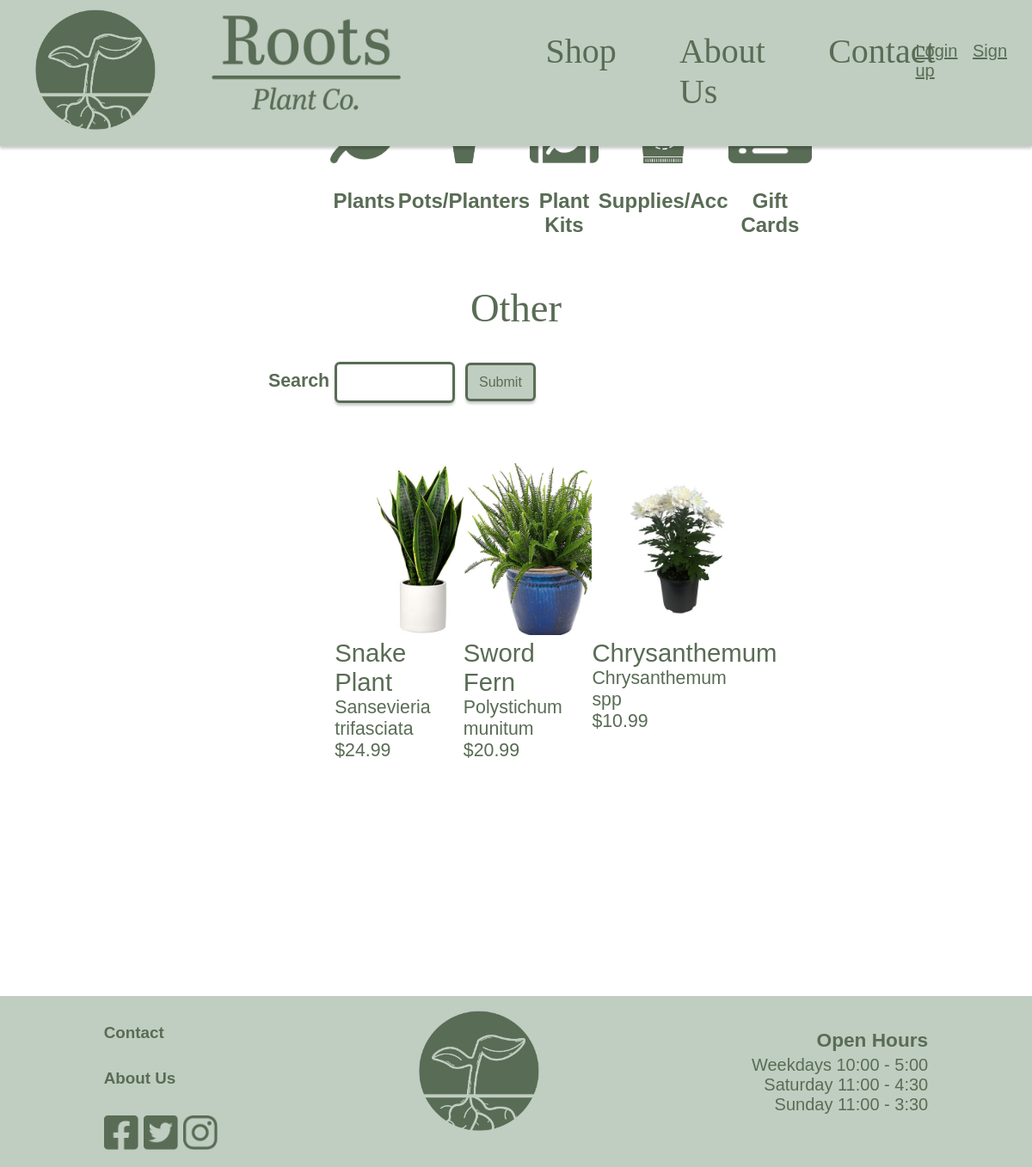
The app's page /shopPlantsFlowersOther with its own data.
### Website/models.py (models this page shows)
class ShopProducts(db.Model):
    __tablename__ = 'shopProducts'
    id = db.Column(db.Integer, primary_key=True)
    name = db.Column(db.String(150), nullable=False) #Is required
    summary = db.Column(db.String(500), nullable=True)
    description = db.Column(db.String(1000), nullable=True)
    price = db.Column(db.Integer, nullable=False) #Is required
    stock = db.Column(db.Integer, nullable=False) #Is required
    category = db.Column(db.String(150), nullable=False) #Is required
    subCategory = db.Column(db.String(150), nullable=True)
    subSubCategory = db.Column(db.String(150), nullable=True)
    imageUrl = db.Column(db.String(150), nullable=False) #Is required
    userId = db.Column(db.Integer, db.ForeignKey('user.id'))

### Website/views.py (the view)
@views.route('/shopPlantsFlowersOther', methods=['GET', 'POST'])
def shopPlantsFlowersOther():
    form, products = getShopProducts()
    return render_template('shopPlantsFlowersOther.html', user=current_user, products=products, form=form)

### Website/forms.py
class SearchForm(FlaskForm):
    search = StringField('Search')
    submit = SubmitField('Submit')

### Website/views.py (called while the page is built)
def getShopProducts():
    form = SearchForm()
    products = []
    if request.method == 'POST':
        if form.validate_on_submit():
            search_term = form.search.data
        if not search_term:
            flash('Please enter a search term', category='error')
        else:
            search_term = search_term.strip()
            search_words = search_term.split()
            products = ShopProducts.query.filter(
                (ShopProducts.name.contains(search_term)) |
                (ShopProducts.category.contains(search_term)) |
                (ShopProducts.summary.contains(search_term)) |
                db.or_(*[ShopProducts.description.contains(word) for word in search_words])
            ).all()
            if not products:
                flash('No products found', category='error')
    else:
        products = ShopProducts.query.all()
    return form, products

### Website/templates/shopPlantsFlowersOther.html (shortened to what this page needs)
{% extends "shop.html" %}
{% block categoryTitle %}
<h1 class="title">Other</h1>
{% endblock %}
{% block productDisplay %}
    <div class="flexContainer">
        {% for product in products %}
        {% if product.subSubCategory == "Other" %}
        <div class="flexBox">
            <a href = "/product/{{product.id}}">
            <div class="productImage">
                <img src="{{ url_for('static', filename='img/' + product.imageUrl) }}" width="200" alt="Plant image">
            </div>
            <div class="productName">
                {{ product.name }}
            </div>
            <div class="productSummary">
                {{ product.summary }}
            </div>
            <div class="productPrice">
                ${{ product.price }}
            </div>
        </a>
        </div>
        {% endif %}
        {% endfor %}
    </div>
</div>
{% endblock %}

### Website/static/css/navBase.css (style rules this page uses)
body, html { margin: 0%; padding: 0%; background-image: url(/static/background.jpg); background-size: cover; background-attachment: fixed; background-position: center; background-repeat: no-repeat; }

### Website/static/css/shopPage.css (style rules this page uses)
.search input#submit { background-color: #C0CEC1; border: 3px solid #596C55; border-radius: 6px; font-family: "brandon-grotesque", sans-serif; font-weight: 400; font-style: normal; color: #596C55; font-size: 12pt; box-shadow: 0px 3px 3px rgba(0, 0, 0, 0.2); padding-left: 2%; padding-right: 2%; margin-left: 1%; height: 45px; }
.search input#search { width: 20%; height: 40px; border: 3px solid #596C55; border-radius: 6px; box-shadow: 0px 3px 3px rgba(0, 0, 0, 0.2); }
.title { font-family: abril-titling, serif; font-style: normal; font-weight: 400; color: #596C55; font-size: 35pt; text-align: center; }
.flexContainer { width: 100%; height: auto; display: flex; flex-wrap: wrap; flex-direction: row; justify-content: center; box-sizing: border-box; margin: 0%; padding: 10px; }
.flexBox { width: 18%; height: auto; text-align: left; margin: 2%; }
.flexBox a { text-decoration: none; }
.productName { font-family: "brandon-grotesque", sans-serif; font-weight: 400; font-style: normal; color: #596C55; font-size: 22pt; text-decoration: none; margin-bottom: 0%; }
.productSummary { font-family: "brandon-grotesque", sans-serif; font-weight: 400; font-style: normal; color: #596C55; font-size: 16pt; text-decoration: none; margin-top: 0%; margin-bottom: 0%; }
.productPrice { font-family: "brandon-grotesque", sans-serif; font-weight: 400; font-style: normal; color: #596C55; font-size: 16pt; text-decoration: none; margin-top: 0%; margin-bottom: 0%; }

### records on screen
ShopProducts: imageUrl (picture), name "Snake Plant", summary "Sansevieria trifasciata", price "24.99"
ShopProducts: imageUrl (picture), name "Sword Fern", summary "Polystichum munitum", price "20.99"
ShopProducts: imageUrl (picture), name "Chrysanthemum", summary "Chrysanthemum spp", price "10.99"
